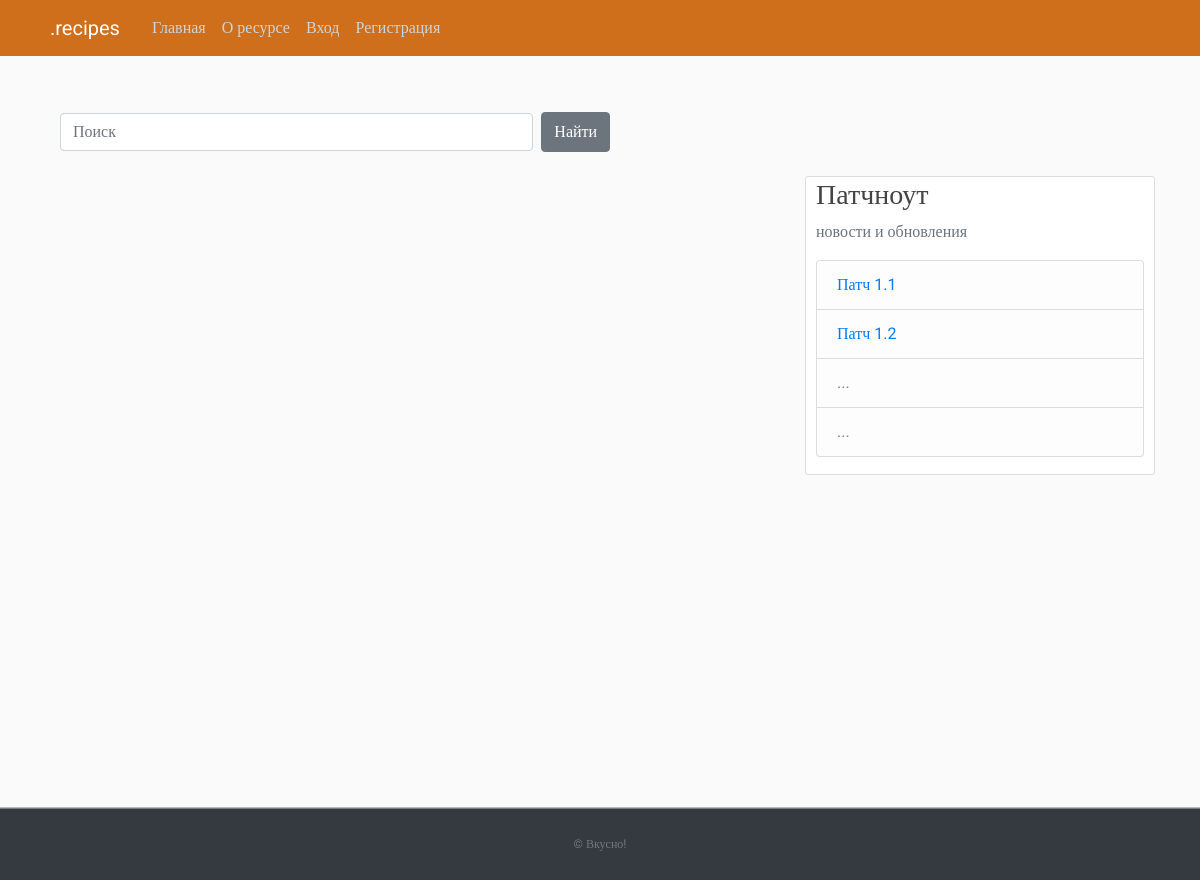
The app's page /posts/завтрак, older data.
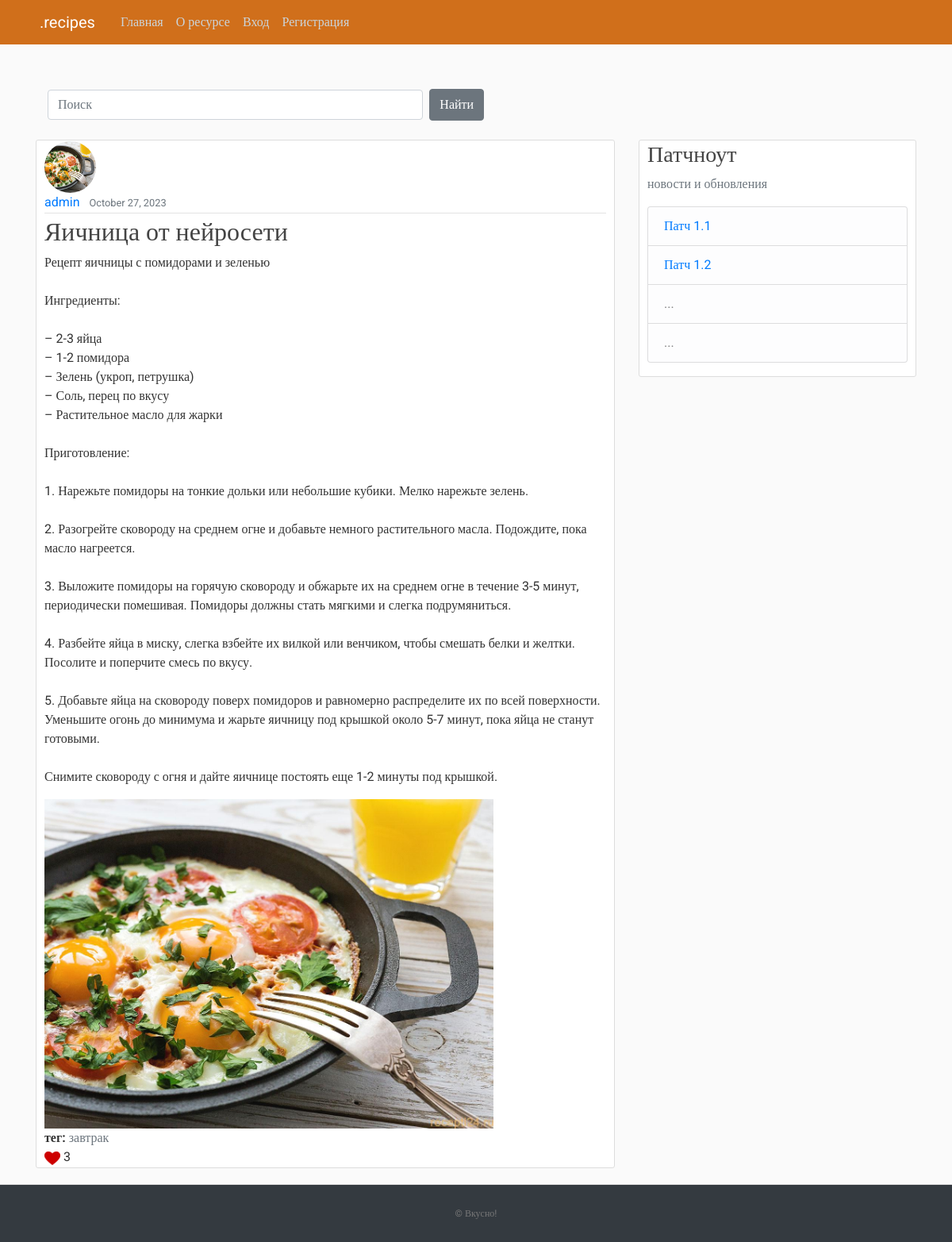
The same page, newer data.
### blog/models.py (models this page shows, shortened)
class Post(models.Model):
    title = models.CharField(max_length=100)
    content = models.TextField(max_length=2500)
    date_posted = models.DateTimeField(default=timezone.now)
    author = models.ForeignKey(USER_MODEL, on_delete=models.CASCADE)
    image = models.ImageField(default='chto.png', upload_to='profile_pics')
    tag = models.CharField(max_length=20, null=True, default='без тега')

### users/models.py (models this page shows, shortened)
class Profile(models.Model):
    user = models.OneToOneField(User, on_delete=models.CASCADE)
    image = models.ImageField(default='default.jpg', upload_to='profile_pics')

### blog/views.py (the view)
# urls.py: path('posts/<str:tag>', PostListViewTag.as_view(), name='post-list-tag'),
class PostListViewTag(ListView):
    model = Post
    template_name = 'blog/home.html'
    context_object_name = 'posts'
    ordering = ['-date_posted']
    def get_queryset(self):
        tag = self.kwargs.get('tag')
        return super().get_queryset().filter(tag=tag)

### blog/templates/blog/home.html
﻿{% extends "blog/base.html" %}
{% load static %}
{% block content %}
    {% for post in posts %}
        <article class="content-section">
          <img class="rounded-circle article-img" src="{{ post.author.profile.image.url }}">
          <div class="media-body">
            <div class="article-metadata">
              <a class="mr-2" href="#">{{ post.author }}</a>
              <small class="text-muted">{{ post.date_posted|date:"F d, Y" }}</small>
            {% if user.is_authenticated %}
            </div>
            <h2><a class="article-title" href="{% url 'post-detail' post.id %}">{{ post.title }}</a></h2>
            <div>
            {% else %}
            </div>
            <h2>{{ post.title }}</h2>
            {% endif %}
            <div>
              <p class="article-content">{{ post.content }}</p>
              <img class="img-content" src="{{ post.image.url }}">
            </div>
            <div>
              <b>тег:</b> <a href='{% url 'post-list-tag' tag=post.tag %}' class="text-muted">{{ post.tag }}</a>
            </div>
            <div>
              <a><img src={% static "blog/lk.png" %}> {{ post.likes.count }}</a>
            </div>
          </div>
        </article>
    {% endfor %}
{% endblock content %}

### blog/templates/blog/base.html (shortened to what this page needs)
﻿{% load static %}
<!DOCTYPE html>
<html lang='ru'>
<head style= 'width: 100%'>
     <link rel="stylesheet" href="https://maxcdn.bootstrapcdn.com/bootstrap/4.0.0/css/bootstrap.min.css">
     <link rel="stylesheet" type="text/css" href="{% static 'blog/main.css' %}">
     <link href='https://unpkg.com/boxicons@2.1.2/css/boxicons.min.css' rel='stylesheet'>
</head>
<body >
    <header class="site-header">
      <nav class="navbar navbar-expand-md navbar-dark bg-blue fixed-top">
        <div class="container">
          <a class="navbar-brand mr-4" href="{% url 'blog-home' %}"> .recipes</a>
            <div class="collapse navbar-collapse" id="navbarToggle">
              <form class="navbar-nav" method='GET'>
                <div class="navbar-nav mr-auto">
                  <a class="nav-item nav-link " href="{% url 'blog-home' %}">Главная</a>
                  <a class="nav-item nav-link" href="{% url 'blog-about' %}">О ресурсе</a>
                {% if user.is_authenticated %}
                  <a class="nav-item nav-link" href="{% url 'post-create' %}">Новый рецепт</a>
                  <a class="nav-item nav-link" href="{% url 'profile' %}">Профиль</a>
                  <a class="nav-item nav-link" href="{% url 'logout' %}">Выход</a>
                {% else %}
                  <a class="nav-item nav-link" href="{% url 'login' %}">Вход</a>
                  <a class="nav-item nav-link" href="{% url 'register' %}">Регистрация</a>
                {% endif %}
              </form>
            </div>
          </div>
      </nav>
    </header>
    <main role="main" class="container">
      <form method='GET' action="{% url 'search_posts' %}">
        <div class="grid row-gap-3 col-lg-8 d-flex align-items-center justify-content-between">
          <div class="top-0 start-0 p-0 g-col-6 col-lg-8"><input style="height:40px width:60%" type="text" name='q' class="align-line form-control" placeholder="Поиск"></div>
          <div class="p-2 g-col-6 col-lg-8"><input style="height:40px" class="btn btn-secondary" type='submit' value='Найти' class="itemss"></div>
          </div>
      </form>
      <div class="row">
        <div class="col-md-8">
          {% block content %}{% endblock %}
        </div>
        <div class="col-md-4">
          <div class="content-section">
            <h3>Патчноут</h3>
            <p class='text-muted'>новости и обновления
              <ul class="list-group">
                <li class="list-group-item list-group-item-light"><a href='https://docs.google.com/document/d/1GEk9BZICknT7nzF1r_US2J29wvT1hceRaacN2ZdgizU/edit?usp=sharing'>Патч 1.1 </a></li>
                <li class="list-group-item list-group-item-light"><a href='https://docs.google.com/document/d/1bb19E6TvMQmW38r-_6ozY7yI-ApLb-6RxEfxMeage5w/edit?usp=sharing'>Патч 1.2 </a></li>
                <li class="list-group-item list-group-item-light">...</li>
                <li class="list-group-item list-group-item-light">...</li>
              </ul>
            </p>
          </div>
        </div>
      </div>
    </main>
    <footer style='width: 100%; position: relative' class="footer bg-dark">
      <p><a href="{% url 'blog-home' %}">© Вкусно!</a></p>
    </footer>
</body>
</html>

### blog/static/blog/main.css (style rules this page uses)
body, html { width:100%; height:100% }
body { margin:0; padding:0; background: #fafafa; color: #333333; margin-top: 5rem; font-family:Roboto; }
h1, h2, h3, h4, h5, h6 { color: #444444; }
ul { margin: 0; }
.bg-blue { background-color: #d06f1b; }
.site-header .navbar-nav .nav-link { color: #cbd5db; }
.content-section { background: #ffffff; padding: 1px 10px; border: 1px solid #dddddd; border-radius: 3px; margin-bottom: 20px; overflow:hidden; min-width: 70%; max-width: 100%; }
.article-content { white-space: pre-line; overflow:hidden; hyphens: auto; -moz-hyphens: auto; -webkit-hyphens: auto; -ms-hyphens: auto; hyphenate-limit-chars: 6 3 2; }
.img-content { max-width: 80%; margin-right: 16px; overflow:hidden; }
.article-img { height: 65px; width: 65px; margin-right: 16px; }
.article-metadata { padding-bottom: 1px; margin-bottom: 4px; border-bottom: 1px solid #e3e3e3 }
footer { position: sticky!important; top: 100%; padding-top:25px; padding-bottom:25px; border-top:1px solid #ddd; max-width: 100%; }
footer p { margin:2px; text-align:center; padding:0 40px; color:#fff; font-size:12px; }
footer a { color:#777 }

Row changes from the older to the newer data that the page shows:
added Post: author.profile.image (picture), author "admin", date_posted "October 27, 2023", title "Яичница от нейросети", content "Рецепт яичницы с помидорами и зеленью Ингредиенты: – 2-3 яйца – 1-2 помидора – Зелень (укроп, петрушка) – Соль, перец по вкусу – Растительное масло для жарки Приготовление: 1. Нарежьте помидоры на тонкие дольки или небольшие кубики. Мелко нарежьте зелень. 2. Разогрейте сковороду на среднем огне и добавьте немного растительного масла. Подождите, пока масло нагреется. 3. Выложите помидоры на горячую сковороду и обжарьте их на среднем огне в течение 3-5 минут, периодически помешивая. Помидоры должны стать мягкими и слегка подрумяниться. 4. Разбейте яйца в миску, слегка взбейте их вилкой или венчиком, чтобы смешать белки и желтки. Посолите и поперчите смесь по вкусу. 5. Добавьте яйца на…", image (picture), tag "завтрак", likes.count "3"
